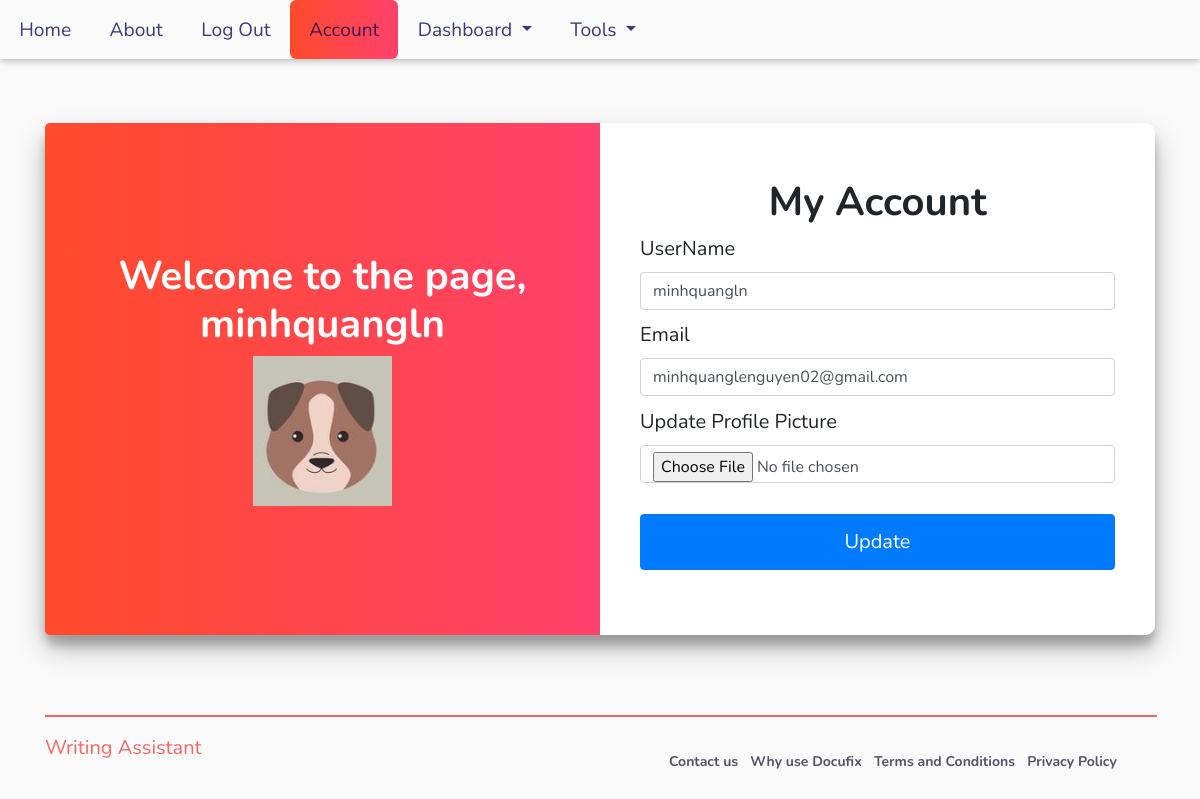
/account (signed in), run on the app's committed database.
### application/models.py (models this page shows, shortened)
class User(db.Model, UserMixin):
    __tablename__ = 'users'
    id = db.Column(db.Integer, primary_key=True)
    email = db.Column(db.String(64), index=True)
    username = db.Column(db.String(64), unique=True, index=True)
    password_hash = db.Column(db.String(128))
    profile_image = db.Column(db.String(64), nullable=False, default='default_profile.png')
    is_active = db.Column(db.Boolean, default=True)
    completions = db.relationship('TextCompletion', backref='user', lazy='dynamic')
    grammarcheck = db.relationship('Grammarcheck', backref='user', lazy='dynamic')

### application/users/views.py (the view)
@users.route('/account',methods=['GET','POST'])
@login_required
def account():
    form = UpdateUserForm()
    if form.validate_on_submit():
        if form.picture.data:
            username = current_user.username
            pic = add_profile_pic(form.picture.data,username)
            current_user.profile_image = pic
        current_user.username = form.username.data
        current_user.email = form.email.data
        db.session.commit()
        flash('User Account Updated!')
        return redirect(url_for('users.account'))
    elif request.method == "GET":
        form.username.data = current_user.username
        form.email.data = current_user.email
    profile_image = url_for('static',filename='profile_pics/'+current_user.profile_image)
    return render_template('account.html',profile_image=profile_image,form=form)

### application/users/forms.py (shortened to what this page needs)
class UpdateUserForm(FlaskForm):
    email = StringField('Email',validators=[DataRequired(),Email()])
    username = StringField('UserName',validators=[DataRequired()])
    picture = FileField('Update Profile Picture',validators=[FileAllowed(['jpg','png'])])
    submit = SubmitField('Update')

### application/models.py (called while the page is built)
@login_manager.user_loader
def load_user(user_id):
    return User.query.get(user_id)

### application/templates/account.html (shortened to what this page needs)
{% extends "base.html" %}
{% block content %}
<head>
  <link rel="stylesheet" href="https://cdnjs.cloudflare.com/ajax/libs/font-awesome/4.7.0/css/font-awesome.min.css" />
  <link href="https://unpkg.com/aos@2.3.1/dist/aos.css" rel="stylesheet" />
  <link rel="stylesheet" href="https://stackpath.bootstrapcdn.com/bootstrap/4.3.1/css/bootstrap.min.css"
 />
  <link rel="stylesheet" type="text/css" href="https://stackpath.bootstrapcdn.com/bootstrap/4.3.1/css/bootstrap.min.css"
 />
  <link rel="stylesheet" href="../static/css/account.css">
</head>
  <div id="container">
    <div class="jumbotron">
      <div align='center'>
        <h1>Welcome to the page, {{current_user.username}}</h1>
        <img align='center' src="{{url_for('static',filename='profile_pics/'+current_user.profile_image)}}">
      </div>
    </div>
    <form method="POST" class="my-form">
      <h1>My Account</h1>
      <div class="form-group">
        {{form.username.label(class='form-label')}}
        {{form.username(class='form-control')}}
      </div>
      <div class="form-group">
      {{form.email.label(class='form-label')}}
      {{form.email(class='form-control')}}
      </div>
      <div class="form-group">
      {{form.picture.label(class='form-label')}}
      {{form.picture(class='form-control')}}
      </div>
      <div class="form-group">
       {{form.submit(class='btn btn-primary')}}
      </div>
    </form>
  </div>
{% endblock %}

### application/static/css/header&footer.css (style rules this page uses)
* { scroll-behavior: smooth; }
html { box-sizing: border-box; }
body { font-family: 'Nunito' !important; margin: 0; padding: 0; width: 100%; height: 100%; background-color: #fafafa !important; position: relative; }

### application/static/css/account.css (style rules this page uses)
* { margin: 0; padding: 0; box-sizing: border-box; }
body { height: 100vh; }
body > .container > #container { display: flex; justify-content: center; box-shadow: 0 14px 28px rgba(0,0,0,0.25), 0 10px 10px rgba(0,0,0,0.22); border-radius: 10px; padding: 0 !important; height: 80%; width: 100%; }
.my-form { display: flex; flex-direction: column; justify-content: center; width: 50%; background-color: #fff; padding: 20px 40px; border-radius: 10px; border-top-left-radius: 0 !important; border-bottom-left-radius: 0 !important; }
.jumbotron { width: 50%; max-height: 100%; display: flex; justify-content: center; align-items: center; background: linear-gradient(to right, #FF4B2B, #FF416C); margin: 0 !important; border-top-right-radius: 0 !important; border-bottom-right-radius: 0 !important; color: #fff; }
h1 { text-align: center; font-weight: bolder; }
.form-group { height: 15%; }
.btn-primary { width: 100%; padding: 12px 15px; font-size: 20px; margin-top: 20px; }
.form-label { font-size: 20px; }

### data on the page
User: username "minhquangln", profile_image (placeholder picture), email "minhquanglenguyen02@gmail.com"
